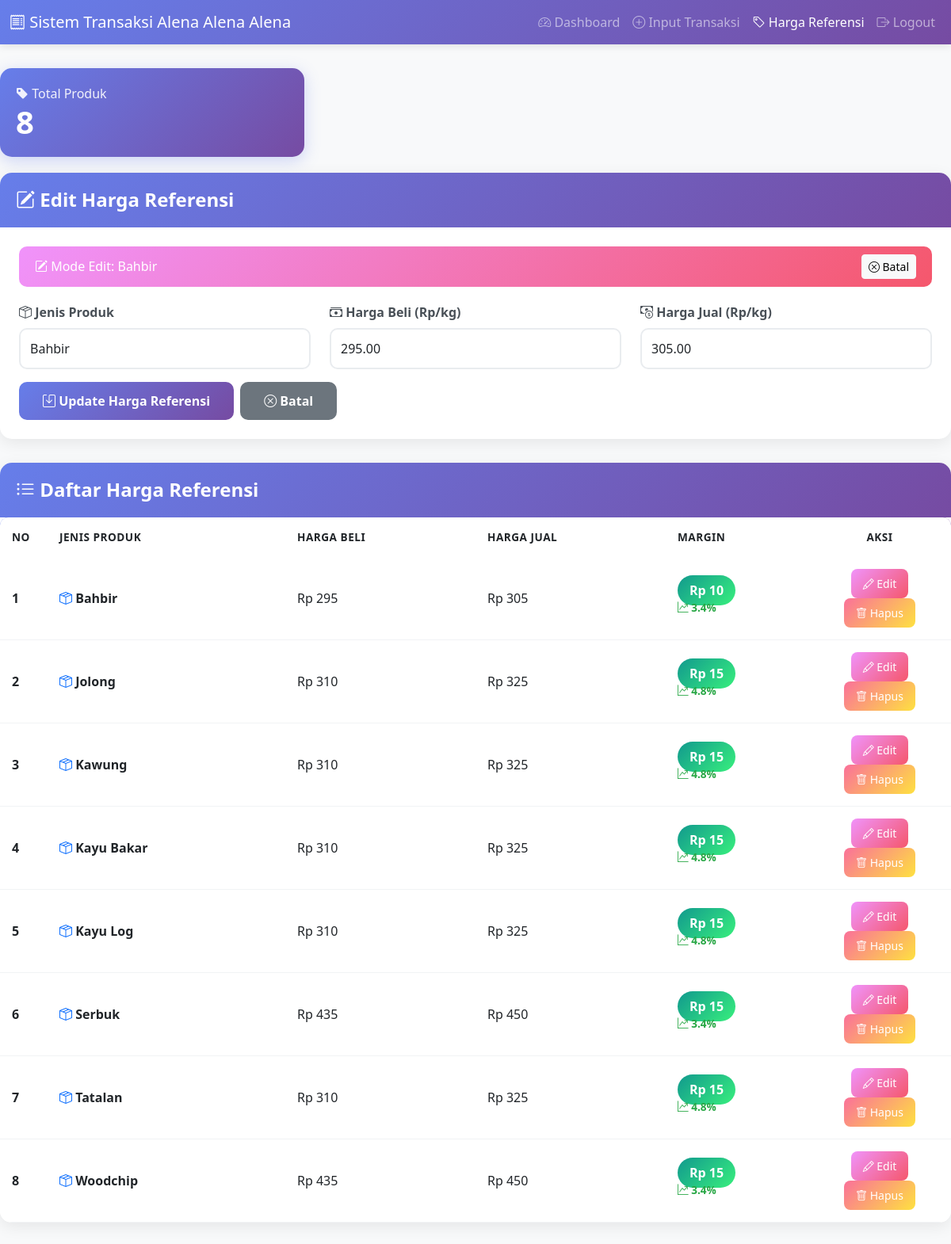
The page /crud_harga_referensi.php?edit=4 (signed in) on the database its author committed.
### tables this page shows
CREATE TABLE `harga_referensi` (
  `id` int(11) NOT NULL,
  `jenis` varchar(255) DEFAULT NULL,
  `harga_beli` decimal(10,2) DEFAULT NULL,
  `harga_jual` decimal(10,2) DEFAULT NULL
);

### config.php (called while the page is built, shortened)
<?php
function formatRupiah($angka) {
    return "Rp " . number_format($angka, 0, ',', '.');
}
?>

### crud_harga_referensi.php (the view, shortened to what this page needs)
<?php
require_once 'config.php';
$isEdit = false;
$editData = null;
if (isset($_GET['edit'])) {
    $id = filter_var($_GET['edit'], FILTER_VALIDATE_INT);
    if ($id) {
        $stmt = $conn->prepare("SELECT * FROM harga_referensi WHERE id = ?");
        $stmt->bind_param("i", $id);
        $stmt->execute();
        $result = $stmt->get_result();
        if ($result->num_rows > 0) {
            $editData = $result->fetch_assoc();
            $isEdit = true;
        }
    }
}
$sql = "SELECT * FROM harga_referensi ORDER BY jenis ASC";
$result = $conn->query($sql);
?>
<!DOCTYPE html>
<html lang="id">
<head>
    <link href="https://cdn.jsdelivr.net/npm/bootstrap@5.3.0/dist/css/bootstrap.min.css" rel="stylesheet">
    <link rel="stylesheet" href="https://cdn.jsdelivr.net/npm/bootstrap-icons@1.10.0/font/bootstrap-icons.css">
</head>
<body>
    <nav class="navbar navbar-expand-lg navbar-dark">
        <div class="container-fluid">
            <a class="navbar-brand" href="#">
                <i class="bi bi-receipt"></i> Sistem Transaksi Alena Alena Alena
            </a>
            <div class="collapse navbar-collapse" id="navbarNav">
                <ul class="navbar-nav ms-auto">
                    <li class="nav-item">
                        <a class="nav-link" href="dashboard.php">
                            <i class="bi bi-speedometer2"></i> Dashboard
                        </a>
                    </li>
                    <li class="nav-item">
                        <a class="nav-link" href="index.php">
                            <i class="bi bi-plus-circle"></i> Input Transaksi
                        </a>
                    </li>
                    <li class="nav-item">
                        <a class="nav-link active" href="crud_harga_referensi.php">
                            <i class="bi bi-tag"></i> Harga Referensi
                        </a>
                    </li>
                    <li class="nav-item">
                        <a class="nav-link" href="logout.php">
                            <i class="bi bi-box-arrow-right"></i> Logout
                        </a>
                    </li>
                </ul>
            </div>
        </div>
    </nav>
    <div class="container-main">
        <div class="row">
            <div class="col-md-4">
                <div class="stats-card">
                    <p><i class="bi bi-tag-fill"></i> Total Produk</p>
                    <h3><?= $result->num_rows ?></h3>
                </div>
            </div>
        </div>
        <div class="card">
            <div class="card-header">
                <h4>
                    <i class="bi bi-<?= $isEdit ? 'pencil-square' : 'plus-circle' ?>"></i>
                    <?= $isEdit ? 'Edit' : 'Tambah' ?> Harga Referensi
                </h4>
            </div>
            <div class="card-body p-4">
                <?php if ($isEdit): ?>
                    <div class="edit-mode-indicator">
                        <span><i class="bi bi-pencil-square"></i> Mode Edit: <?= htmlspecialchars($editData['jenis']) ?></span>
                        <a href="crud_harga_referensi.php" class="btn btn-sm btn-light">
                            <i class="bi bi-x-circle"></i> Batal
                        </a>
                    </div>
                <?php endif; ?>
                <form method="POST" action="">
                    <div class="row">
                        <div class="col-md-4 mb-3">
                            <label for="jenis" class="form-label">
                                <i class="bi bi-box-seam"></i> Jenis Produk
                            </label>
                            <input type="text" class="form-control" id="jenis" name="jenis"
                                   value="<?= $isEdit ? htmlspecialchars($editData['jenis']) : '' ?>"
                                   placeholder="Contoh: Kayu Bakar, Batako" required minlength="3">
                        </div>
                        <div class="col-md-4 mb-3">
                            <label for="harga_beli" class="form-label">
                                <i class="bi bi-cash-stack"></i> Harga Beli (Rp/kg)
                            </label>
                            <input type="number" class="form-control" id="harga_beli" name="harga_beli"
                                   value="<?= $isEdit ? $editData['harga_beli'] : '' ?>"
                                   placeholder="0" step="100" min="1" required>
                        </div>
                        <div class="col-md-4 mb-3">
                            <label for="harga_jual" class="form-label">
                                <i class="bi bi-cash-coin"></i> Harga Jual (Rp/kg)
                            </label>
                            <input type="number" class="form-control" id="harga_jual" name="harga_jual"
                                   value="<?= $isEdit ? $editData['harga_jual'] : '' ?>"
                                   placeholder="0" step="100" min="1" required>
                        </div>
                    </div>
                    <div class="d-flex gap-2">
                        <?php if ($isEdit): ?>
                            <button type="submit" class="btn btn-submit" name="update">
                                <i class="bi bi-save"></i> Update Harga Referensi
                            </button>
                            <a href="crud_harga_referensi.php" class="btn btn-cancel">
                                <i class="bi bi-x-circle"></i> Batal
                            </a>
                        <?php else: ?>
                            <button type="submit" class="btn btn-submit" name="add">
                                <i class="bi bi-plus-circle"></i> Tambah Harga Referensi
                            </button>
                        <?php endif; ?>
                    </div>
                </form>
            </div>
        </div>
        <div class="card">
            <div class="card-header">
                <h4><i class="bi bi-list-ul"></i> Daftar Harga Referensi</h4>
            </div>
            <div class="card-body p-0">
                <div class="table-container">
                    <table class="table table-hover mb-0">
                        <thead>
                            <tr>
                                <th width="5%">No</th>
                                <th width="25%">Jenis Produk</th>
                                <th width="20%">Harga Beli</th>
                                <th width="20%">Harga Jual</th>
                                <th width="15%">Margin</th>
                                <th width="15%" class="text-center">Aksi</th>
                            </tr>
                        </thead>
                        <tbody>
                            <?php
                            if ($result && $result->num_rows > 0) {
                                $no = 1;
                                $result->data_seek(0);
                                while ($row = $result->fetch_assoc()) {
                                    $margin = $row['harga_jual'] - $row['harga_beli'];
                                    $margin_percent = ($margin / $row['harga_beli']) * 100;
                                    echo "<tr>
                                            <td><strong>$no</strong></td>
                                            <td>
                                                <i class='bi bi-box-seam text-primary'></i>
                                                <strong>" . htmlspecialchars($row['jenis']) . "</strong>
                                            </td>
                                            <td>" . formatRupiah($row['harga_beli']) . "</td>
                                            <td>" . formatRupiah($row['harga_jual']) . "</td>
                                            <td>
                                                <span class='badge-profit'>
                                                    " . formatRupiah($margin) . "
                                                </span>
                                                <div class='profit-margin'>
                                                    <i class='bi bi-graph-up-arrow'></i>
                                                    " . number_format($margin_percent, 1) . "%
                                                </div>
                                            </td>
                                            <td class='text-center'>
                                                <a href='crud_harga_referensi.php?edit=" . $row['id'] . "'
                                                   class='btn btn-edit btn-action'
                                                   title='Edit'>
                                                    <i class='bi bi-pencil'></i> Edit
                                                </a>
                                                <a href='crud_harga_referensi.php?delete=" . $row['id'] . "'
                                                   class='btn btn-delete btn-action'
                                                   onclick='return confirm(\"Yakin ingin menghapus data ini?\")'
                                                   title='Hapus'>
                                                    <i class='bi bi-trash'></i> Hapus
                                                </a>
                                            </td>
                                        </tr>";
                                    $no++;
                                }
                            }
                            ?>
                        </tbody>
                    </table>
                </div>
            </div>
        </div>
    </div>
</body>
</html>

### crud_harga_referensi.php (style rules this page uses)
:root { --primary-gradient: linear-gradient(135deg, #667eea 0%, #764ba2 100%); }
body { background-color: #f8f9fa; font-family: 'Segoe UI', Tahoma, Geneva, Verdana, sans-serif; }
.navbar { background: var(--primary-gradient) !important; box-shadow: 0 2px 10px rgba(0,0,0,0.1); }
.container-main { margin: 30px auto; max-width: 1200px; }
.card { border: none; border-radius: 15px; box-shadow: 0 5px 20px rgba(0,0,0,0.08); overflow: hidden; margin-bottom: 30px; }
.card-header { background: var(--primary-gradient); color: white; padding: 20px; border: none; }
.card-header h4 { margin: 0; font-weight: 600; }
.form-label { font-weight: 600; color: #495057; margin-bottom: 8px; }
.form-control, .form-select { border-radius: 10px; padding: 12px; border: 2px solid #e9ecef; transition: all 0.3s; }
.btn-submit { background: var(--primary-gradient); border: none; padding: 12px 30px; border-radius: 10px; font-weight: 600; transition: transform 0.2s; color: white; }
.btn-cancel { background: #6c757d; border: none; padding: 12px 30px; border-radius: 10px; font-weight: 600; transition: transform 0.2s; color: white; }
.table-container { overflow-x: auto; }
.table { background: white; border-radius: 10px; overflow: hidden; }
.table thead { background: linear-gradient(135deg, #667eea 0%, #764ba2 100%); color: white; }
.table thead th { border: none; padding: 15px; font-weight: 600; text-transform: uppercase; font-size: 0.85rem; letter-spacing: 0.5px; }
.table tbody tr { transition: all 0.3s; }
.table tbody td { padding: 15px; vertical-align: middle; border-bottom: 1px solid #f1f3f5; }
.badge-profit { background: linear-gradient(135deg, #11998e 0%, #38ef7d 100%); color: white; padding: 8px 15px; border-radius: 20px; font-weight: 600; }
.btn-action { padding: 8px 15px; border-radius: 8px; font-size: 0.875rem; font-weight: 500; transition: all 0.3s; border: none; margin: 0 3px; }
.btn-edit { background: linear-gradient(135deg, #f093fb 0%, #f5576c 100%); color: white; }
.btn-delete { background: linear-gradient(135deg, #fa709a 0%, #fee140 100%); color: white; }
.stats-card { background: linear-gradient(135deg, #667eea 0%, #764ba2 100%); color: white; padding: 20px; border-radius: 15px; margin-bottom: 20px; box-shadow: 0 5px 20px rgba(102, 126, 234, 0.3); }
.stats-card h3 { font-size: 2.5rem; font-weight: 700; margin: 0; }
.stats-card p { margin: 0; opacity: 0.9; }
.profit-margin { font-size: 0.85rem; color: #28a745; font-weight: 600; }
.edit-mode-indicator { background: linear-gradient(135deg, #f093fb 0%, #f5576c 100%); color: white; padding: 10px 20px; border-radius: 10px; margin-bottom: 20px; display: flex; align-items: center; justify-content: space-between; }

### rows shown on the page
harga_referensi: jenis "Bahbir", harga_beli "295.00", harga_jual "305.00", harga_beli "Rp 295", harga_jual "Rp 305", formatRupiah($margin) "Rp 10", margin_percent "3.4"
harga_referensi: jenis "Jolong", harga_beli "Rp 310", harga_jual "Rp 325", formatRupiah($margin) "Rp 15", margin_percent "4.8"
harga_referensi: jenis "Kawung", harga_beli "Rp 310", harga_jual "Rp 325", formatRupiah($margin) "Rp 15", margin_percent "4.8"
harga_referensi: jenis "Kayu Bakar", harga_beli "Rp 310", harga_jual "Rp 325", formatRupiah($margin) "Rp 15", margin_percent "4.8"
harga_referensi: jenis "Kayu Log", harga_beli "Rp 310", harga_jual "Rp 325", formatRupiah($margin) "Rp 15", margin_percent "4.8"
harga_referensi: jenis "Serbuk", harga_beli "Rp 435", harga_jual "Rp 450", formatRupiah($margin) "Rp 15", margin_percent "3.4"
harga_referensi: jenis "Tatalan", harga_beli "Rp 310", harga_jual "Rp 325", formatRupiah($margin) "Rp 15", margin_percent "4.8"
harga_referensi: jenis "Woodchip", harga_beli "Rp 435", harga_jual "Rp 450", formatRupiah($margin) "Rp 15", margin_percent "3.4"

### other values the page prints
$result->num_rows "8"
